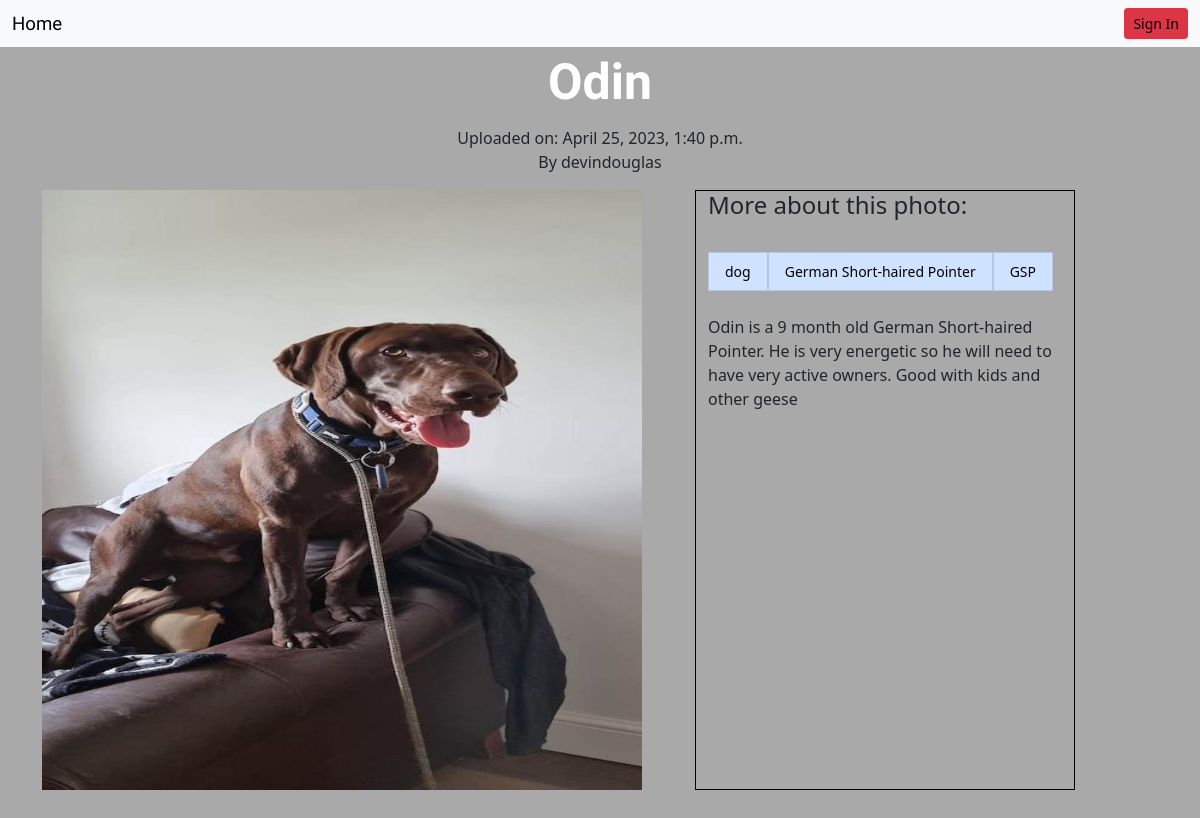
Screenshot of /photo/10/ with the database file from the repository.
### photoapp/models.py (models this page shows, shortened)
class Photo(models.Model):
    title = models.CharField(max_length=45)
    description = models.CharField(max_length=250)
    created = models.DateTimeField(auto_now_add=True)
    image = models.ImageField(upload_to='photos/')
    submitter = models.ForeignKey(get_user_model(), on_delete=models.CASCADE)
    tags = TaggableManager()

### photoapp/views.py (the view)
# urls.py: path('photo/<int:pk>/', PhotoDetailView.as_view(), name='detail'),
class PhotoDetailView(DetailView):
    model = Photo
    template_name = 'photoapp/detail.html'
    context_object_name = 'photo'

### photoapp/templates/photoapp/detail.html (shortened to what this page needs)
{% extends 'base.html' %}
{% block body %}
<div class="mx-auto">
  <h1 class="text-center">{{ photo.title }}</h1>
  <p class="text-center fw-light">Uploaded on: {{photo.created}} <br> By {{photo.submitter.username}}</p>
</div>
<div class="row pb-5">
  <div class="col-md-7">
    <img src="{{photo.image.url}}" alt="" width="600px" height="600px" />
  </div>
  <div class="col-md-4" style="border: 1px solid black;">
    <h4>More about this photo:</h4>
    <ul class="list-group list-group-horizontal-lg list-unstyled py-4">
      {% for tag in photo.tags.all %}
        <li><a href="{% url 'photo:tag' tag.slug %}" class="btn btn-sm list-group-item list-group-item-primary">{{tag.name}}</a></li>
      {% endfor %}
    </ul>
    <p>{{ photo.description }}</p>
  </div>
</div>
{% endblock body %}

### static/styles.css (style rules this page uses)
h1 { color: white; text-align: center; font-family: "Bowlby One SC"; font-size: 50px; font-style: normal; font-variant: normal; font-weight: 700; line-height: 22px; padding-bottom: 25px; }
.body { background-color: darkgrey; }
a:link { text-decoration: none; color: black; }

### rows the page displays
Photo: title "Odin", created "April 25, 2023, 1:40 p.m.", submitter.username "devindouglas", image (picture), description "Odin is a 9 month old German Short-haired Pointer. He is very energetic so he will need to have very active owners. Good with kids and other geese"
Tag: name "dog"
Tag: name "German Short-haired Pointer"
Tag: name "GSP"
